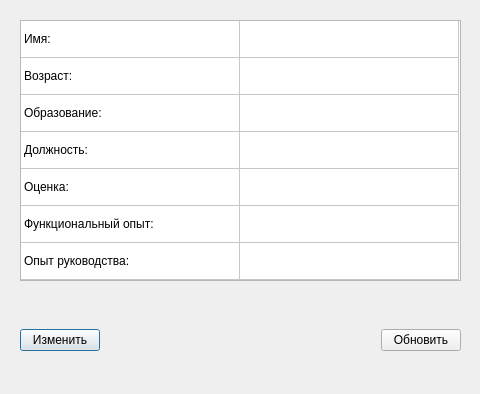
<?xml version="1.0" encoding="UTF-8"?>
<ui version="4.0">
 <class>Dialog</class>
 <widget class="QDialog" name="Dialog">
  <property name="geometry">
   <rect>
    <x>0</x>
    <y>0</y>
    <width>480</width>
    <height>394</height>
   </rect>
  </property>
  <property name="windowTitle">
   <string>Информация о сотруднике</string>
  </property>
  <widget class="QTableWidget" name="tableWidget">
   <property name="enabled">
    <bool>true</bool>
   </property>
   <property name="geometry">
    <rect>
     <x>20</x>
     <y>20</y>
     <width>441</width>
     <height>261</height>
    </rect>
   </property>
   <property name="showGrid">
    <bool>true</bool>
   </property>
   <property name="gridStyle">
    <enum>Qt::CustomDashLine</enum>
   </property>
   <property name="sortingEnabled">
    <bool>false</bool>
   </property>
   <property name="wordWrap">
    <bool>true</bool>
   </property>
   <property name="cornerButtonEnabled">
    <bool>true</bool>
   </property>
   <property name="rowCount">
    <number>7</number>
   </property>
   <property name="columnCount">
    <number>2</number>
   </property>
   <attribute name="horizontalHeaderVisible">
    <bool>false</bool>
   </attribute>
   <attribute name="horizontalHeaderCascadingSectionResizes">
    <bool>false</bool>
   </attribute>
   <attribute name="horizontalHeaderDefaultSectionSize">
    <number>219</number>
   </attribute>
   <attribute name="horizontalHeaderHighlightSections">
    <bool>true</bool>
   </attribute>
   <attribute name="verticalHeaderVisible">
    <bool>false</bool>
   </attribute>
   <attribute name="verticalHeaderDefaultSectionSize">
    <number>37</number>
   </attribute>
   <row/>
   <row/>
   <row/>
   <row/>
   <row/>
   <row/>
   <row/>
   <column/>
   <column/>
   <item row="0" column="0">
    <property name="text">
     <string>Имя:</string>
    </property>
   </item>
   <item row="1" column="0">
    <property name="text">
     <string>Возраст:</string>
    </property>
   </item>
   <item row="2" column="0">
    <property name="text">
     <string>Образование:</string>
    </property>
   </item>
   <item row="3" column="0">
    <property name="text">
     <string>Должность:</string>
    </property>
   </item>
   <item row="4" column="0">
    <property name="text">
     <string>Оценка:</string>
    </property>
   </item>
   <item row="5" column="0">
    <property name="text">
     <string>Функциональный опыт:</string>
    </property>
   </item>
   <item row="6" column="0">
    <property name="text">
     <string>Опыт руководства:</string>
    </property>
   </item>
  </widget>
  <widget class="QWidget" name="horizontalLayoutWidget">
   <property name="geometry">
    <rect>
     <x>20</x>
     <y>300</y>
     <width>441</width>
     <height>80</height>
    </rect>
   </property>
   <layout class="QHBoxLayout" name="horizontalLayout">
    <item>
     <widget class="QPushButton" name="change_Button">
      <property name="text">
       <string>Изменить</string>
      </property>
     </widget>
    </item>
    <item>
     <spacer name="horizontalSpacer">
      <property name="orientation">
       <enum>Qt::Horizontal</enum>
      </property>
      <property name="sizeHint" stdset="0">
       <size>
        <width>78</width>
        <height>58</height>
       </size>
      </property>
     </spacer>
    </item>
    <item>
     <widget class="QPushButton" name="close_Button">
      <property name="text">
       <string>Обновить</string>
      </property>
     </widget>
    </item>
   </layout>
  </widget>
 </widget>
 <resources/>
 <connections/>
</ui>
